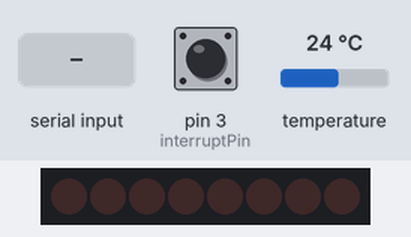
A sketch run on a simulated Arduino Uno, built with avr-gcc and run on an emulated ATmega328P. Parts: 8 shift-register outputs drawn as a row of LEDs (first output left, lit = HIGH). Wiring (inferred from the names in the program): shift register (74HC595): data pin 11; shift clock pin 12; latch pin 8. Wiring (inferred from the signals the program sends): row of LEDs: on Q0, Q1, Q2, Q3, Q4, Q5, Q6, Q7. The test bench sets the inputs (shaded band); at power-on: temperature 24 °C, pin 3 (interruptPin) HIGH.

Above: at 1.7 s.
1.8 s: byte 1 (1) received over Serial
At 3.3 s:
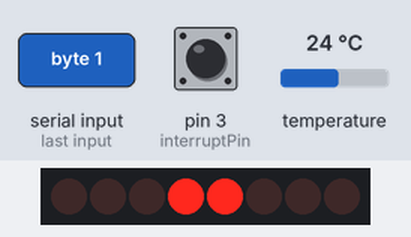
4.2 s: temperature set to 12 °C
At 6.3 s:
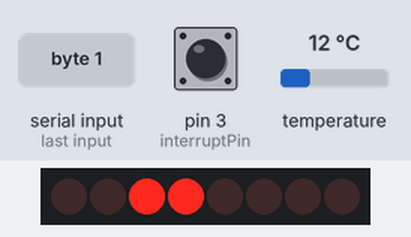
6.8 s: temperature set to 19 °C
At 9.0 s:
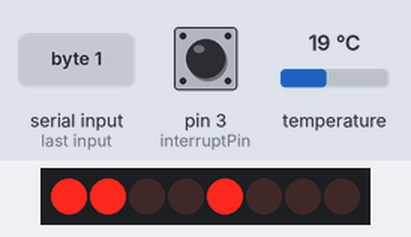
9.3 s: temperature set to 28 °C
At 11.0 s:
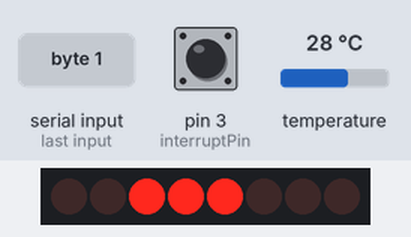
11.8 s: temperature set to 33 °C
At 13.9 s:
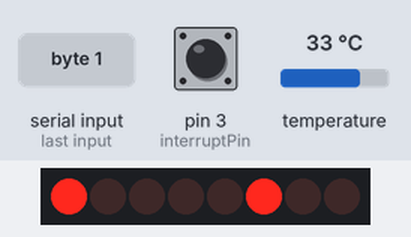
14.3 s: temperature set to 41 °C
At 15.7 s:
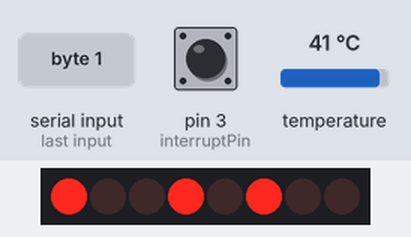
Timing chart, 0 to 17.3 s (numbered marks = the images above; inputs shaded):
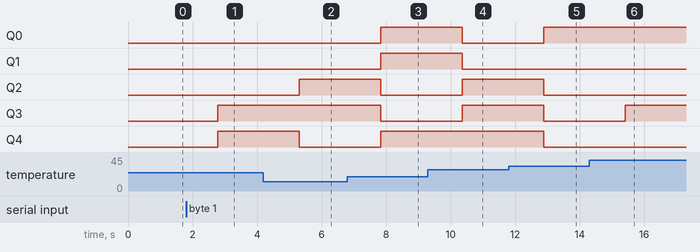

The sketch:

temp_sensor.ino
```cpp
#include <OneWire.h>
#include <DallasTemperature.h>
#define ONE_WIRE_BUS 2
OneWire oneWire(ONE_WIRE_BUS);


//Pin out
int dataPin = 11;
int clockPin = 12;
int latchPin = 8;
int interruptPin = 3;

//Global vars
float tempHist[300];
int index = 0;
float currentTemp = 0;
unsigned long lastTempReadTime = 0;
bool isDisplayOn = false;
bool blockSending = true;

DallasTemperature sensors(&oneWire);

void setup(void)
{
  pinMode(dataPin, OUTPUT);
  pinMode(clockPin, OUTPUT);
  pinMode(latchPin, OUTPUT);
  updateLEDs(0);
  Serial.begin(115200); //make sure this matches what is specified in the python program
  sensors.begin();
  lastTempReadTime = millis();
  pinMode(interruptPin, INPUT_PULLUP);
  attachInterrupt(digitalPinToInterrupt(interruptPin), buttonEvent, CHANGE);
  for(int i=0; i<300; i++) {
    tempHist[i] = -187;
  }
}


void loop(void)
{

  // if it's been longer than 1 second, read current temp and store it
  if(millis() - lastTempReadTime > 1000) {
    lastTempReadTime = millis();
    getNewTemp();
  }

  // turn on/off LEDs based on display flag
  if(isDisplayOn == true) {
    binDisplay();
  }
  else {
    updateLEDs(0);
  }
}

void serialEvent() {
  if(Serial.available() > 0) {
    byte incomingByte = Serial.read();

    switch(incomingByte) {
      case 0:
        isDisplayOn = false;
        break;
      case 1:
        isDisplayOn = true;
        break;
      case 2:
        sendHistory();
        break;
      default:
        break;
    }
  }
}

void buttonEvent() {
  // toggle display flag
  if(digitalRead(interruptPin) == LOW) {
    isDisplayOn = true;
  }
  else {
    isDisplayOn = false;
  }
}

void sendHistory(){
  float currTempHistory[300];
  for(int i=0; i<300; i++) {
    currTempHistory[i] = tempHist[i];
  }
  for(int i=0; i<300; i++) {
    sendFloat(tempHist[i]);
  }
  blockSending = false;
}

void getNewTemp(){
 sensors.requestTemperatures();
 currentTemp = sensors.getTempCByIndex(0);
 tempHist[index] = currentTemp;
 index++;
 if(index == 299){
  index = 0;
 }
 if(!blockSending) {
  sendFloat(currentTemp);
 }
}

void sendFloat(float f) {
  byte * b = (byte *) &f;
  Serial.write(b[0]);
  Serial.write(b[1]);
  Serial.write(b[2]);
  Serial.write(b[3]);
}

void binDisplay(){
  int displayTemp = (int)currentTemp;
  updateLEDs(displayTemp);
}

void updateLEDs(int value){
  digitalWrite(latchPin, LOW);     //Pulls the chips latch low
  shiftOut(dataPin, clockPin, MSBFIRST, value); //Shifts out the 8 bits to the shift register
  digitalWrite(latchPin, HIGH);   //Pulls the latch high displaying the data
  delay(500);
}
```

Measured:
- after the input at 1.8 s, Q3, Q4: LOW → HIGH after 0.98 s
- after the input at 4.2 s, Q2: LOW → HIGH after 1.1 s; Q4: HIGH → LOW after 1.1 s
- after the input at 6.8 s, Q0, Q1, Q4: LOW → HIGH after 1.0 s; Q2, Q3: HIGH → LOW after 1.0 s
- after the input at 9.3 s, Q0, Q1: HIGH → LOW after 1.1 s; Q2, Q3: LOW → HIGH after 1.1 s
- after the input at 11.8 s, Q0: LOW → HIGH after 1.1 s; Q2–4: HIGH → LOW after 1.1 s
- after the input at 14.3 s, Q3: LOW → HIGH after 1.1 s
